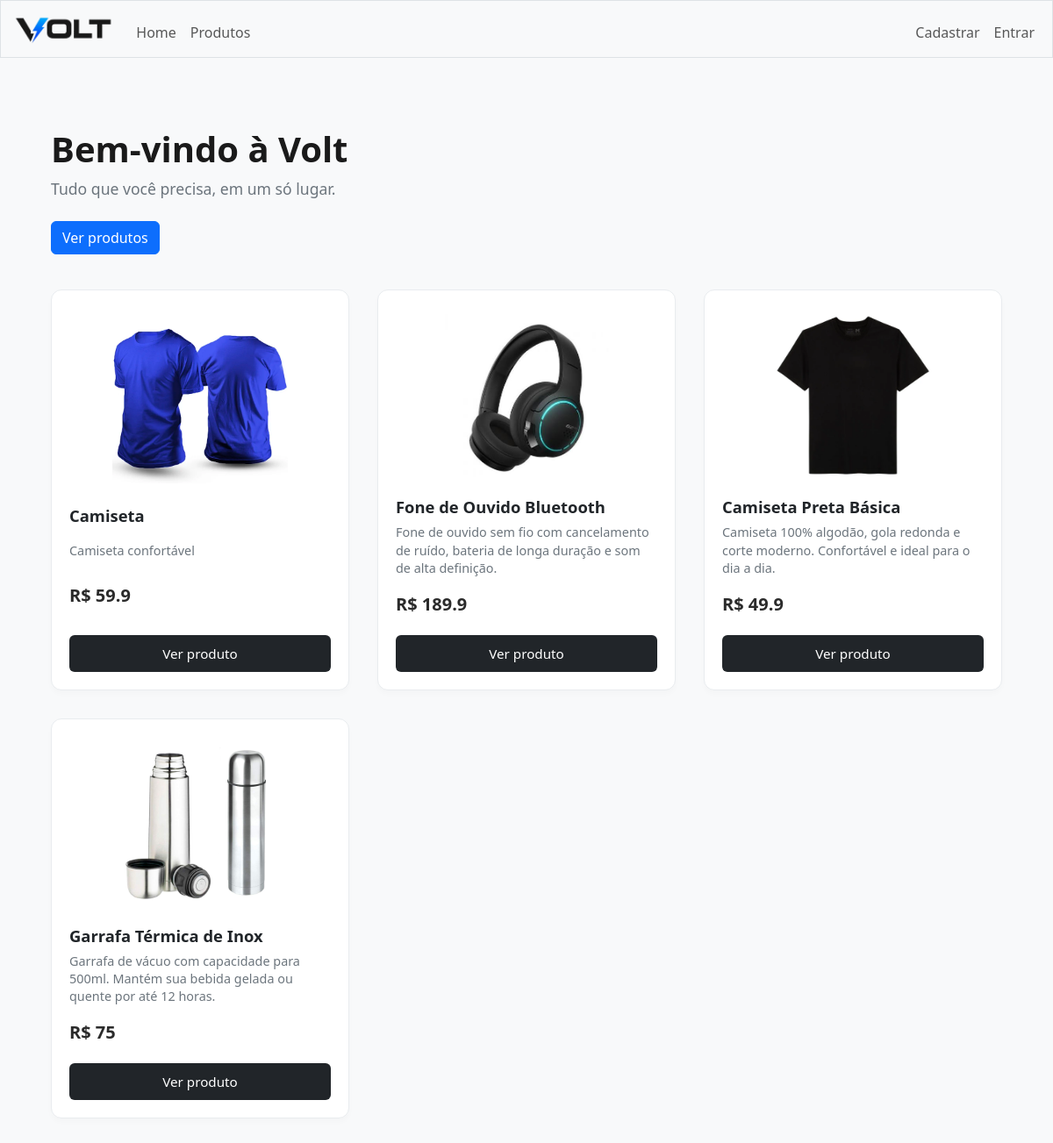
The page / on the database its author committed.
### tables this page shows
CREATE TABLE products (
    id INTEGER PRIMARY KEY AUTOINCREMENT,
    name TEXT NOT NULL,
    description TEXT,
    price NUMERIC NOT NULL,
    stock INTEGER NOT NULL DEFAULT 0,
    image TEXT
);

### app.py (the view)
@app.route("/")
def index():
    products = db.execute("SELECT * FROM products LIMIT 4")
    return render_template("shop/index.html", products=products)

### app.py (called while the page is built)
@app.after_request
def after_request(response):
    response.headers["Cache-Control"] = "no-cache, no-store, must-revalidate"
    response.headers["Expires"] = 0
    response.headers["Pragma"] = "no-cache"
    return response

### templates/shop/index.html (shortened to what this page needs)
{% extends "layout.html" %}
{% block main %}
<div class="main-content">
    <h1>Bem-vindo à Volt</h1>
    <p>Tudo que você precisa, em um só lugar.</p>
    <a href="/products" class="btn btn-primary">Ver produtos</a>
    <div class="products-grid">
        {% for product in products %}
            <div class="card">
                <a href="/product?id={{ product.id }}" class="product-img-link">
                    <img src="{{ url_for('static', filename='images/' ~ product.image) }}" alt="{{ product.name }}">
                </a>
                <h5>{{ product.name }}</h5>
                <p>{{ product.description }}</p>
                <strong>R$ {{ product.price }}</strong>
                <a href="/product?id={{ product.id }}">
                    Ver produto
                </a>
            </div>
        {% endfor %}
    </div>
</div>
{% endblock %}

### static/css/styles.css (style rules this page uses)
body { background-color: #f8f9fa; font-family: 'Segoe UI', Tahoma, Geneva, Verdana, sans-serif; color: #333; }
h1 { font-size: 2.5rem; font-weight: 700; color: #1a1a1a; margin-top: 2rem; margin-bottom: 0.5rem; }
p { color: #6c757d; font-size: 1.1rem; margin-bottom: 1.5rem; }
.main-content { max-width: 1200px; margin: 0 auto; padding: 0 1rem; }
.products-grid { display: grid; grid-template-columns: repeat(auto-fill, minmax(250px, 1fr)); gap: 2rem; margin-top: 2.5rem; }
.card { background-color: #ffffff; border: 1px solid #e9ecef; border-radius: 12px; padding: 1.25rem; display: flex; flex-direction: column; justify-content: space-between; transition: transform 0.3s ease, box-shadow 0.3s ease; box-shadow: 0 4px 6px rgba(0, 0, 0, 0.02); }
.card img { width: 100%; height: 200px; object-fit: contain; border-radius: 8px; margin-bottom: 1rem; }
.card h5 { font-size: 1.15rem; font-weight: 600; margin-bottom: 0.5rem; color: #212529; }
.card p { font-size: 0.9rem; color: #6c757d; line-height: 1.4; margin-bottom: 1rem; display: -webkit-box; -webkit-line-clamp: 3; -webkit-box-orient: vertical; overflow: hidden; }
.card strong { font-size: 1.25rem; color: #2b2b2b; display: block; margin-bottom: 1.25rem; }
.card a { display: block; text-align: center; background-color: #212529; color: #ffffff; padding: 0.6rem; border-radius: 6px; text-decoration: none; font-weight: 500; font-size: 0.95rem; transition: background-color 0.2s ease; }
.card a.product-img-link { display: block; background: transparent; padding: 0; border: none; margin-bottom: 0; }

### rows shown on the page
products: image (picture), name "Camiseta", description "Camiseta confortável", price "59.9"
products: image (picture), name "Fone de Ouvido Bluetooth", description "Fone de ouvido sem fio com cancelamento de ruído, bateria de longa duração e som de alta definição.", price "189.9"
products: image (picture), name "Camiseta Preta Básica", description "Camiseta 100% algodão, gola redonda e corte moderno. Confortável e ideal para o dia a dia.", price "49.9"
products: image (picture), name "Garrafa Térmica de Inox", description "Garrafa de vácuo com capacidade para 500ml. Mantém sua bebida gelada ou quente por até 12 horas.", price "75"
